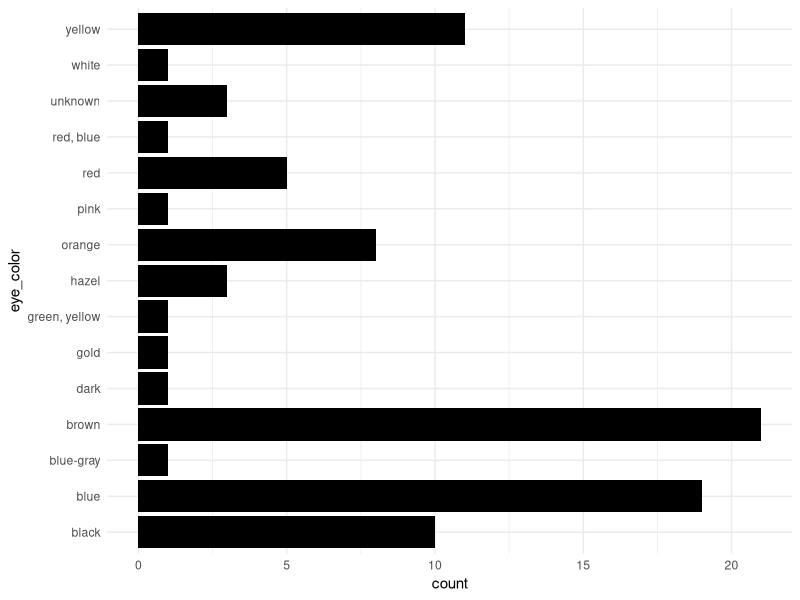
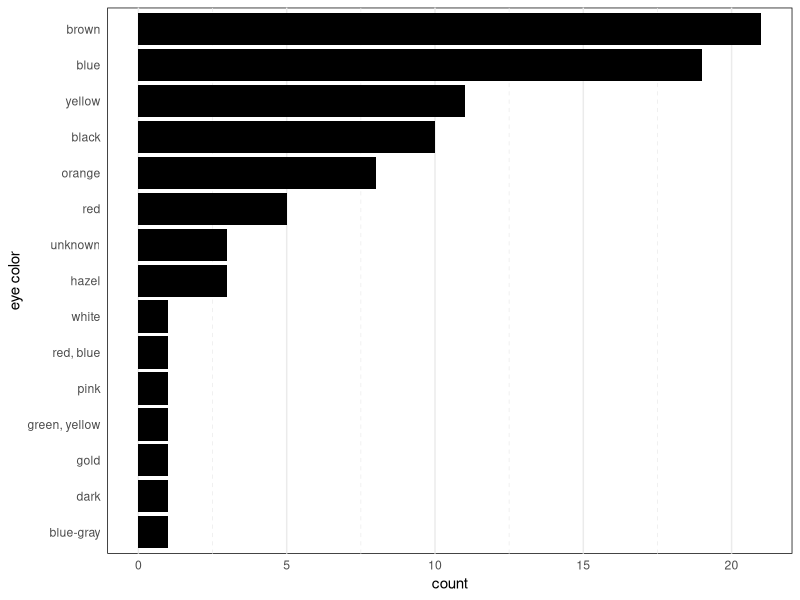
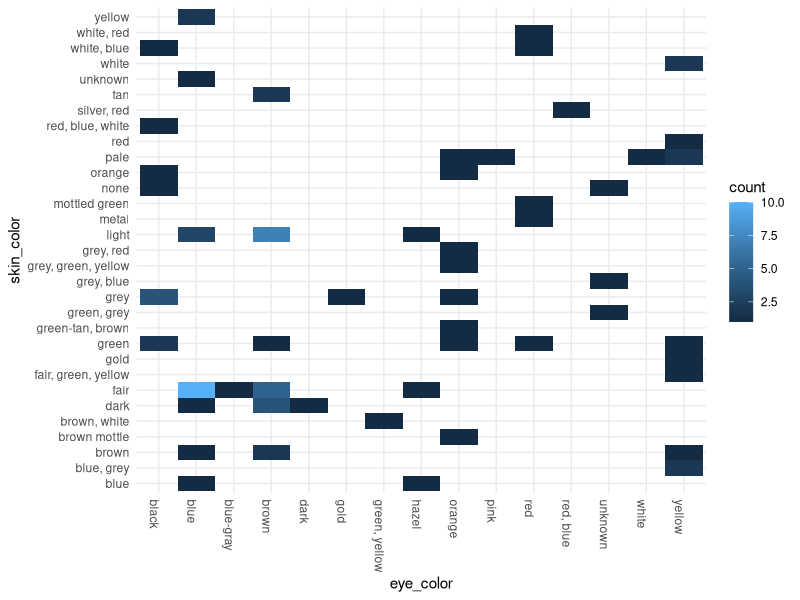
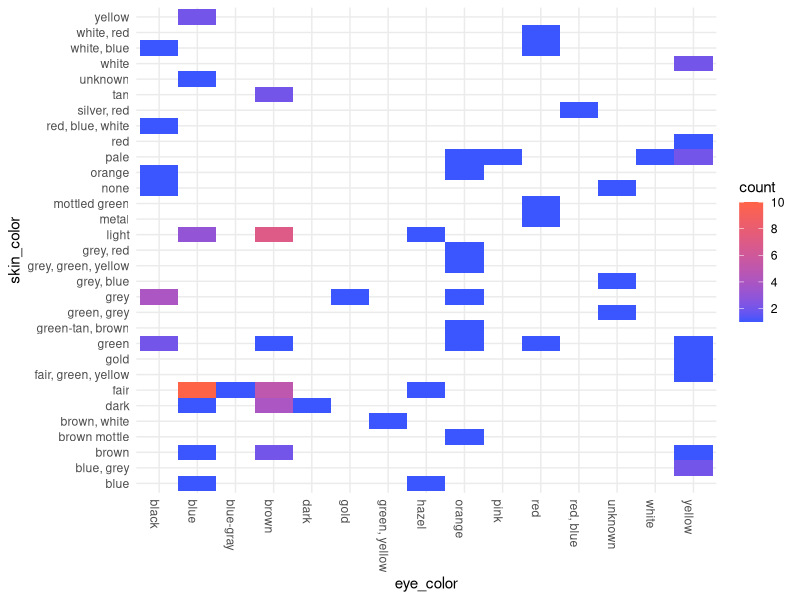
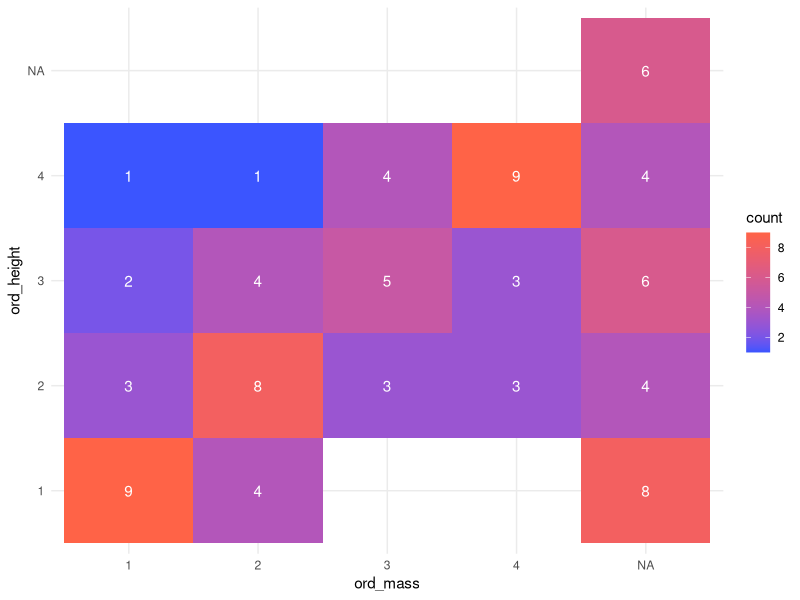
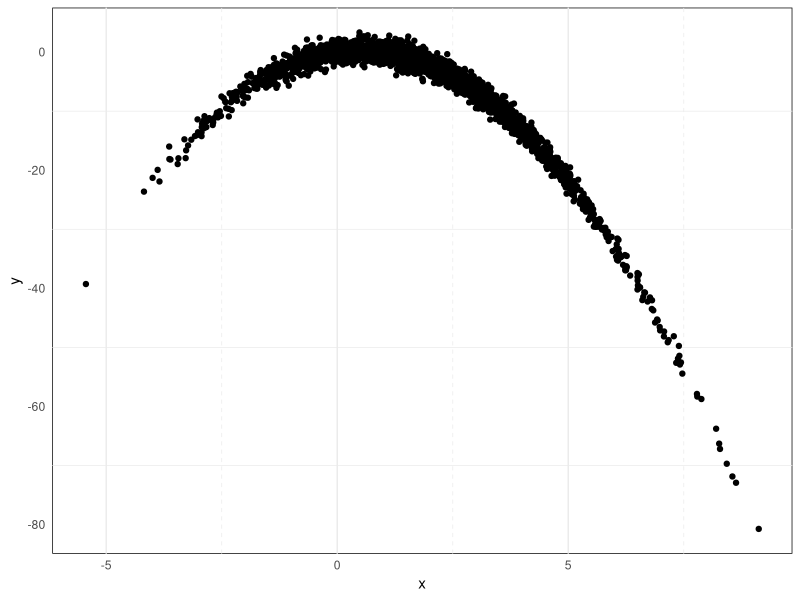
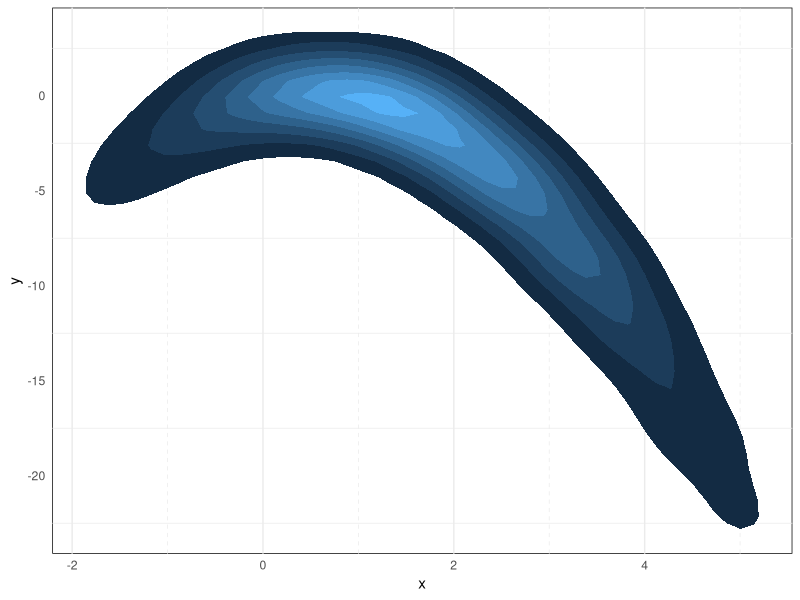
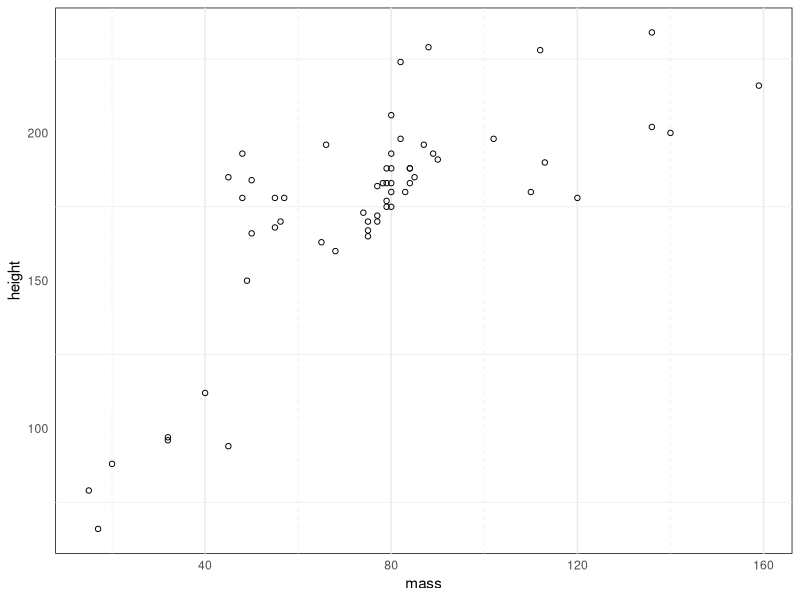

Reproduce these figures in R, in order. (Note: this script raises an error after producing the figures.)
# Some ggplot2 graphs using Stars Wars data 

#install.packages('tidyverse')
library(tidyverse)

data("starwars")

#### Ordered and themed bar graph ####

# basic bar graph 
starwars %>% 
    ggplot( aes( x=eye_color )) + 
    geom_bar( fill='black' ) + 
    theme_minimal() + 
    coord_flip( )
#ggsave(filename = "BasicBarGraph.png", height = 3, width = 4, dpi = 600)

# basic bar graph 
my_theme <- theme( 
    panel.background = element_rect(color='black',
                                    fill='white'), 
    panel.grid.major.y = element_blank(), 
    panel.grid.minor.x = element_line(linetype=2)
)

starwars %>% 
    ggplot(aes( x=reorder(eye_color, 
                          eye_color, 
                          length ))) + 
    geom_bar( fill='black' ) + 
    theme_minimal() + 
    coord_flip( ) + 
    my_theme + 
    labs( x = "eye color")

##ggsave(filename = "OrderedBarGraph.png", height = 3, width = 4, dpi = 600)


#### Plot two discrete variables #### 

# tile plot, kind of like two histograms making a raster
starwars %>% 
    ggplot(aes(eye_color, skin_color)) + 
    geom_bin2d() +
    theme_minimal() + 
    theme(axis.text.x=element_text(angle = -90, hjust = 0)) 

##ggsave("BasicBin2D.png", height = 6, width = 8, dpi=600)

# change the gradient colors to make break more obvious 
starwars %>% 
    ggplot(aes(eye_color, skin_color)) + 
    geom_bin2d() +
    theme_minimal() + 
    theme(axis.text.x=element_text(angle = -90, hjust = 0)) + 
    scale_fill_continuous(breaks = seq(0,10,2), low="#3b55ff", high="tomato")
##ggsave("NewColorsBin2D.png", height = 6, width = 8, dpi=600)

#### Bin2d with Ordinal variables 

# create new variables 
starwars$ord_mass <- with(starwars, 
                          cut(mass, 
                              breaks=quantile(mass, 
                                              breaks=seq(0,1,length.out=5),
                                              na.rm=T),
                              include.lowest=TRUE, 
                              labels=c(1,2,3,4)))

starwars$ord_height <- with(starwars, 
                          cut(height, 
                              breaks=quantile(height, 
                                              breaks=seq(0,1,length.out=5),
                                              na.rm=T),
                              include.lowest=TRUE, 
                              labels=c(1,2,3,4)))
starwars %>% 
    ggplot(aes(ord_mass, ord_height)) + 
    geom_bin2d(binwidth=1) +
    theme_minimal() + 
    scale_fill_continuous(breaks = seq(0,10,2), 
                          low='#3b55ff', high='tomato') + 
    stat_bin2d(geom='text', aes(label = ..count..), 
               binwidth = 1, color='white') 
#ggsave("OrdinalBin2d.png", height = 3, width = 4, dpi=600)

#### Use contours to visualize continuous variables with outliers ####
set.seed(777)
N <- 3000
R <- 1.1
x <- rnorm(N, 2, 2)
y <- R*x*(1-x) + rnorm(N)

d <- data.frame(x,y)
dim(d)
head(d)

d %>% 
    ggplot( aes( x,y )) +
    geom_point() + 
    theme_minimal() + my_theme
#ggsave("SimScatter.png", height = 3, width = 4, dpi=600)

d %>% 
    ggplot( aes( x,y )) +
    stat_density_2d( aes(fill = ..level..), geom = 'polygon') + 
    theme_minimal() + theme(legend.position = 'none') + my_theme
#ggsave("SimContour.png", height = 3, width = 4, dpi=600)


# scatter with starwars
starwars %>% 
    filter(!mass > 200) %>%
    ggplot( aes(mass, height )) + 
    geom_point( pch=21 ) + 
    theme_minimal() + my_theme
#ggsave("BasicScatter.png", height=3, width=4, dpi=600)

# density_2d instead
starwars %>% 
    ggplot( aes(mass, height )) +
    stat_density_2d( aes(fill = ..level..), 
                     geom = "polygon") + 
    theme_minimal() + 
    theme(legend.position = 'none') + my_theme  
#ggsave("BasicContour.png", height=3, width=4, dpi=600)


# some aesthetic changes
d %>% ggplot( aes(mass, height )) +
    stat_density_2d(aes(fill = ..level..), geom = "polygon") + # fill mapped to density 
    theme_minimal() + 
    scale_x_continuous(breaks = seq(0,150,25)) + 
    scale_fill_gradient(low="#3b55ff", high="tomato") +  # gradient colors
    scale_y_continuous(breaks = seq(0,250,25)) + 
    theme(
        panel.background = element_rect(color="black",fill="#121a4d"),
        panel.grid = element_line(color="#001a4d")  # some custom colors
    )
